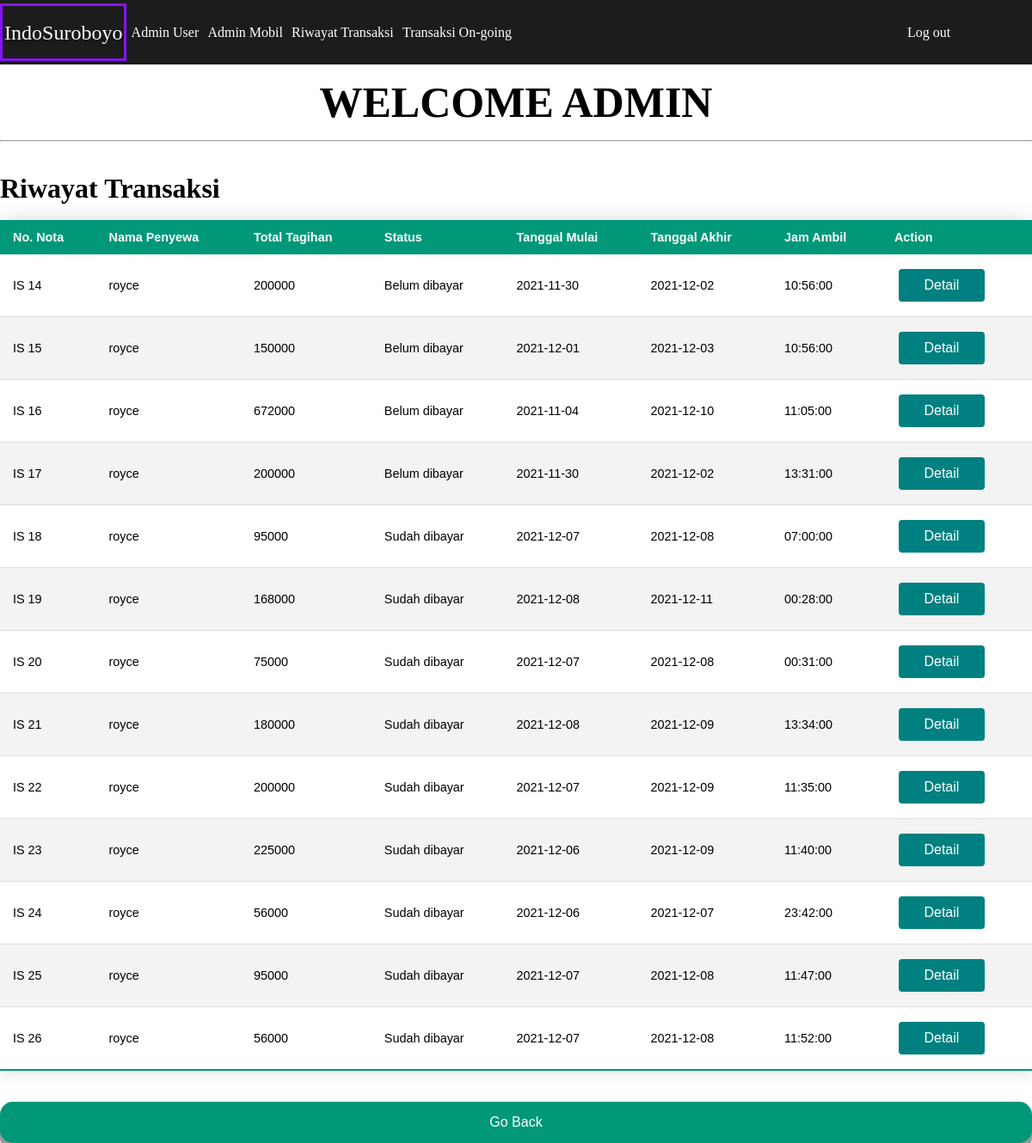
The app's page /admin-header-pesanan.php with its own data.
### tables this page shows
CREATE TABLE `header_pesanan` (
  `order_id` int(20) NOT NULL,
  `penyewa_id` int(20) NOT NULL,
  `total_tagihan` int(100) NOT NULL,
  `status` varchar(20) NOT NULL,
  `tanggal_mulai` date NOT NULL,
  `tanggal_akhir` date NOT NULL,
  `jam_ambil` time NOT NULL
);

CREATE TABLE `penyewa` (
  `id` int(20) NOT NULL,
  `nik` int(20) NOT NULL,
  `username` varchar(100) NOT NULL,
  `password` varchar(100) NOT NULL,
  `nama` varchar(100) NOT NULL,
  `no_telp` varchar(100) NOT NULL,
  `alamat` varchar(100) NOT NULL,
  `kota` varchar(255) NOT NULL,
  `email` varchar(255) NOT NULL
);

### admin-header-pesanan.php (the view, shortened to what this page needs)
<?php
        require_once("connection.php");
        $stmt = $pdo-> prepare("SELECT * FROM header_pesanan");
        $stmt -> execute();
        $headers = $stmt->fetchAll(PDO::FETCH_ASSOC);
        $stmt = $pdo-> prepare("SELECT * FROM penyewa");
        $stmt -> execute();
        $users = $stmt->fetchAll(PDO::FETCH_ASSOC);
?>
<!DOCTYPE html>
<html lang="en">
<head>
    <link rel="stylesheet" href="admin-header-pesanan.css">
</head>
<body>
<div class="container">
<div class="navigation">
            <div class="kiri">
                <a href="#" class="logo">IndoSuroboyo</a>
                <a href="admin.php" style="padding-top:20px">Admin User</a>
                <a href="admin-mobil.php" style="padding-top:20px">Admin Mobil</a>
                <a href="admin-header-pesanan.php" style="padding-top:20px">Riwayat Transaksi</a>
                <a href="admin-ongoing.php" style="padding-top:20px">Transaksi On-going</a>
            </div>
            <div class="kanan">
                <a id= "login" href="user.php?action=logout">Log out</a>
            </div>
        </div>
        <div id="why">
            <center>
            <h1 style="font-size: 50px;">WELCOME ADMIN</h1>
            </center>
        </div>
    <hr> <br><br>
    <table class = "styleTable" method = "POST">
        <h1>Riwayat Transaksi</h1>
        <br>
                <thead>
                    <th>No. Nota</th>
                    <th>Nama Penyewa</th>
                    <th>Total Tagihan</th>
                    <th>Status</th>
                    <th>Tanggal Mulai</th>
                    <th>Tanggal Akhir</th>
                    <th>Jam Ambil</th>
                    <th>Action</th>
                </thead>
                <tbody>
                        <?php
                        if ($headers !== null) {
                            foreach ($headers as $key => $value) {
                            ?>
                            <tr>
                            <form action="admin-header-pesanan.php" method="POST">
                                <td>
                                    IS <?= $value['order_id']?>
                                </td>
                            </form>
                            <?php
                                foreach($users as $keys => $nilai){
                                    if($nilai['id'] == $value['penyewa_id']){
                                        ?><td><?= $nilai['nama']?></td><?php
                                    }
                                }
                            ?>
                            <td><?= $value['total_tagihan']?></td>
                            <td><?= $value['status']?></td>
                            <td><?= $value['tanggal_mulai']?></td>
                            <td><?= $value['tanggal_akhir']?></td>
                            <td><?= $value['jam_ambil']?></td>
                            <td>
                                <a href="admin-header-pesanan.php?action=detail&id=<?= $value['order_id'] ?>">
                                         <button class="detail-button"><span> Detail </span></button>
                                </a>
                            </td>
                        </tr>
                    <?php
                            }
                        }
                ?>
            </tbody>
    </table> <br><br>
    <button class ="button" >
        <a href="admin.php" style="text-decoration : none; color : white;">
            Go Back
        </a>
    </button>
</body>
</html>

### admin-header-pesanan.css (style rules this page uses)
* { margin : 0; padding : 0; box-sizing: border-box; }
body { animation: fadeInAnimation ease 1s; animation-iteration-count: 1; animation-fill-mode: forwards; }
.container { height: auto; width: 100vw; display: flex; flex-wrap: wrap; flex-direction: column; box-sizing: border-box; }
.navigation { width: 100%; height: 75px; display: flex; justify-content: space-between; background-color: #1C1C1C; align-items: center; flex-direction: row; box-sizing: border-box; flex-wrap: wrap; }
.logo { outline: 3px solid #8614f8; outline-offset: 2px; height: 3.6rem; font-size: 1.5rem; line-height: 3.7rem; text-decoration: none; text-shadow: 2px 4px 3px rgba(0, 0, 0, 0.3); font-weight: 500; }
.navigation a { text-decoration: none; color: white; box-sizing: border-box; }
.navigation .kiri { display: flex; width: 50%; justify-content: space-around; box-sizing: border-box; }
.navigation .kanan { display: flex; width: 20%; justify-content: space-around; box-sizing: border-box; }
#why { margin-top: 15px; margin-bottom: 15px; }
.styleTable { border-collapse: collapse; font-size: 0.9em; font-family: sans-serif; box-shadow: 0 0 20px rgba(0, 0, 0, 0.15); width: 100%; }
.styleTable th, .styleTable td { padding: 12px 15px; }
.styleTable tbody tr { border-bottom: 1px solid #dddddd; }
.styleTable tbody tr:nth-of-type(even) { background-color: #f3f3f3; }
.styleTable tbody tr:last-of-type { border-bottom: 2px solid #009879; }
.detail-button { display: inline-block; border-radius: 4px; background-color: teal; border: none; color: #FFFFFF; text-align: center; font-size: 16px; padding: 10px; width: 100px; transition: all 0.5s; cursor: pointer; margin: 5px; }
.detail-button span { cursor: pointer; display: inline-block; position: relative; transition: 0.5s; }
.detail-button span:after { content: '\00bb'; position: absolute; opacity: 0; top: 0; right: -20px; transition: 0.5s; }
.button { display: inline-block; padding: 15px 25px; font-size: 16px; cursor: pointer; text-align: center; text-decoration: none; outline: none; color: #fff; background-color: #009879; border: none; border-radius: 15px; box-shadow: 0 9px #999; }

### records on screen
header_pesanan: order_id "14", total_tagihan "200000", status "Belum dibayar", tanggal_mulai "2021-11-30", tanggal_akhir "2021-12-02", jam_ambil "10:56:00"
penyewa: nama "royce"
header_pesanan: order_id "15", total_tagihan "150000", status "Belum dibayar", tanggal_mulai "2021-12-01", tanggal_akhir "2021-12-03", jam_ambil "10:56:00"
header_pesanan: order_id "16", total_tagihan "672000", status "Belum dibayar", tanggal_mulai "2021-11-04", tanggal_akhir "2021-12-10", jam_ambil "11:05:00"
header_pesanan: order_id "17", total_tagihan "200000", status "Belum dibayar", tanggal_mulai "2021-11-30", tanggal_akhir "2021-12-02", jam_ambil "13:31:00"
header_pesanan: order_id "18", total_tagihan "95000", status "Sudah dibayar", tanggal_mulai "2021-12-07", tanggal_akhir "2021-12-08", jam_ambil "07:00:00"
header_pesanan: order_id "19", total_tagihan "168000", status "Sudah dibayar", tanggal_mulai "2021-12-08", tanggal_akhir "2021-12-11", jam_ambil "00:28:00"
header_pesanan: order_id "20", total_tagihan "75000", status "Sudah dibayar", tanggal_mulai "2021-12-07", tanggal_akhir "2021-12-08", jam_ambil "00:31:00"
header_pesanan: order_id "21", total_tagihan "180000", status "Sudah dibayar", tanggal_mulai "2021-12-08", tanggal_akhir "2021-12-09", jam_ambil "13:34:00"
header_pesanan: order_id "22", total_tagihan "200000", status "Sudah dibayar", tanggal_mulai "2021-12-07", tanggal_akhir "2021-12-09", jam_ambil "11:35:00"
header_pesanan: order_id "23", total_tagihan "225000", status "Sudah dibayar", tanggal_mulai "2021-12-06", tanggal_akhir "2021-12-09", jam_ambil "11:40:00"
header_pesanan: order_id "24", total_tagihan "56000", status "Sudah dibayar", tanggal_mulai "2021-12-06", tanggal_akhir "2021-12-07", jam_ambil "23:42:00"
header_pesanan: order_id "25", total_tagihan "95000", status "Sudah dibayar", tanggal_mulai "2021-12-07", tanggal_akhir "2021-12-08", jam_ambil "11:47:00"
header_pesanan: order_id "26", total_tagihan "56000", status "Sudah dibayar", tanggal_mulai "2021-12-07", tanggal_akhir "2021-12-08", jam_ambil "11:52:00"
